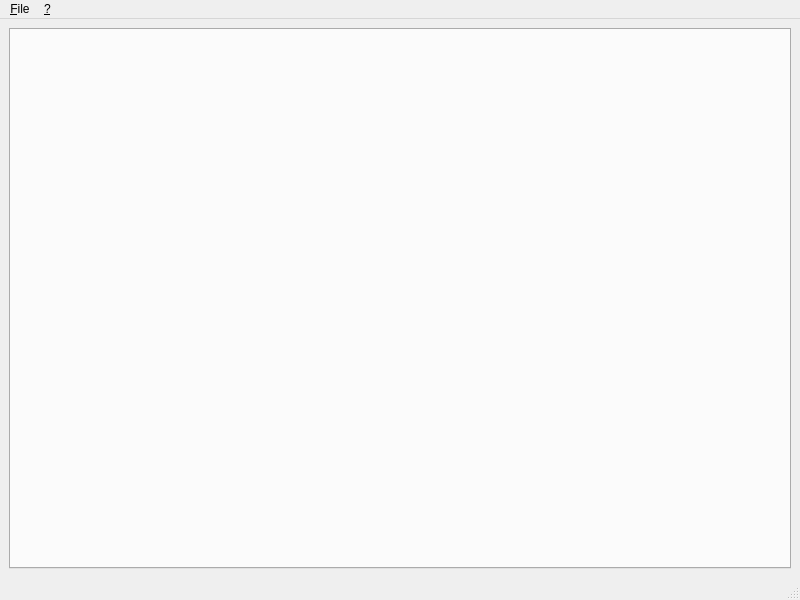
<?xml version="1.0" encoding="UTF-8"?>
<ui version="4.0">
 <class>main</class>
 <widget class="QMainWindow" name="main">
  <property name="geometry">
   <rect>
    <x>0</x>
    <y>0</y>
    <width>800</width>
    <height>600</height>
   </rect>
  </property>
  <property name="windowTitle">
   <string>Main Frame</string>
  </property>
  <widget class="QWidget" name="centralwidget">
   <layout class="QGridLayout" name="gridLayout">
    <item row="0" column="0">
     <widget class="QTabWidget" name="tab_bar">
     </widget>
    </item>
   </layout>
  </widget>
  <widget class="QMenuBar" name="menubar">
   <property name="geometry">
    <rect>
     <x>0</x>
     <y>0</y>
     <width>800</width>
     <height>25</height>
    </rect>
   </property>
   <widget class="QMenu" name="menu_file">
    <property name="title">
     <string>&amp;File</string>
    </property>
    <addaction name="action_quit"/>
   </widget>
   <widget class="QMenu" name="menu_help">
    <property name="title">
     <string>&amp;?</string>
    </property>
    <addaction name="action_about"/>
    <addaction name="action_about_qt"/>
   </widget>
   <addaction name="menu_file"/>
   <addaction name="menu_help"/>
  </widget>
  <widget class="QStatusBar" name="statusbar"/>
  <action name="action_quit">
   <property name="text">
    <string>&amp;Quit</string>
   </property>
  </action>
  <action name="action_about">
   <property name="text">
    <string>&amp;About...</string>
   </property>
  </action>
  <action name="action_about_qt">
   <property name="text">
    <string>About &amp;Qt</string>
   </property>
  </action>
 </widget>
 <resources/>
 <connections/>
</ui>
